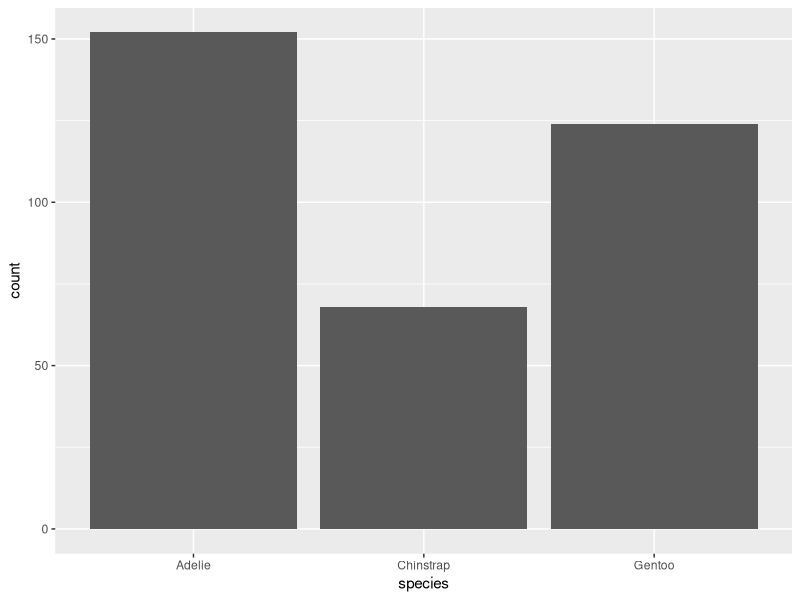
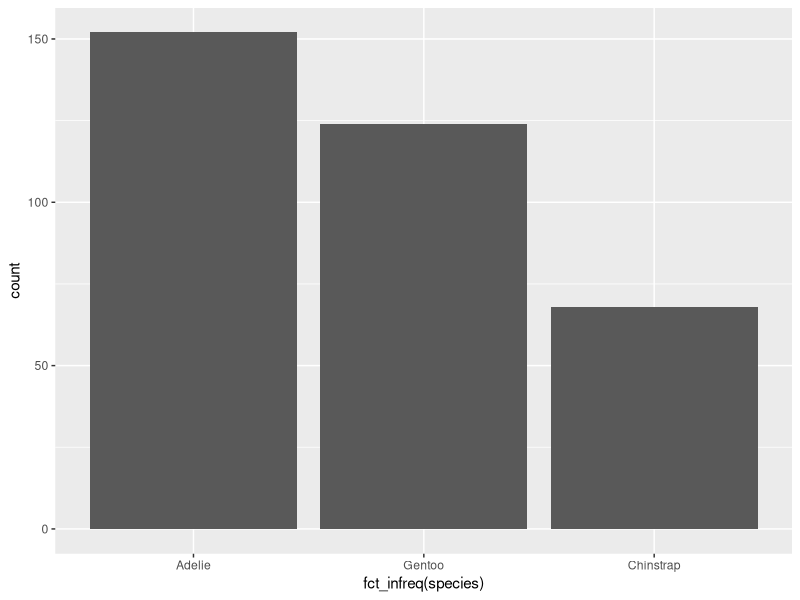
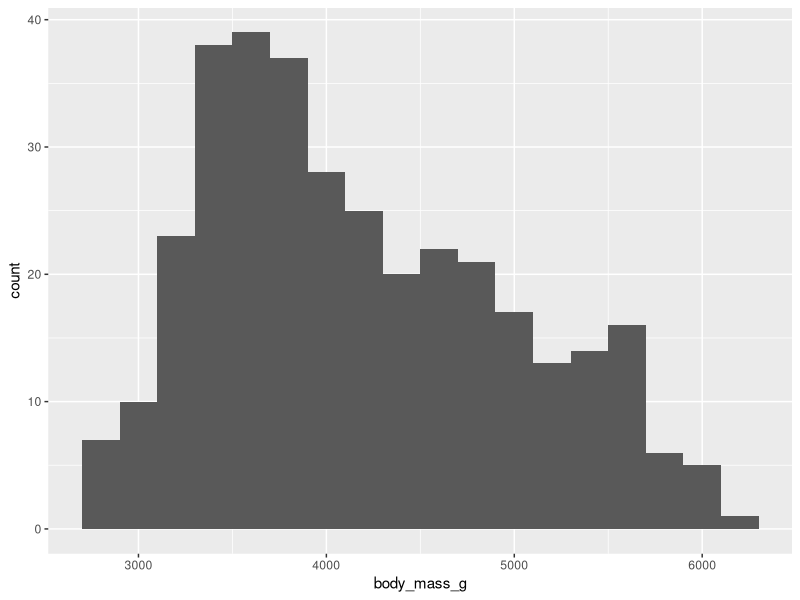
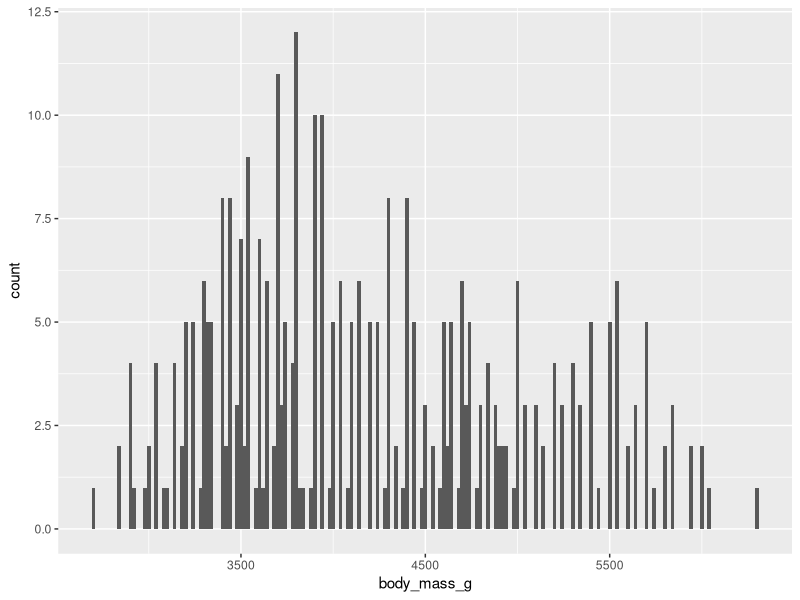
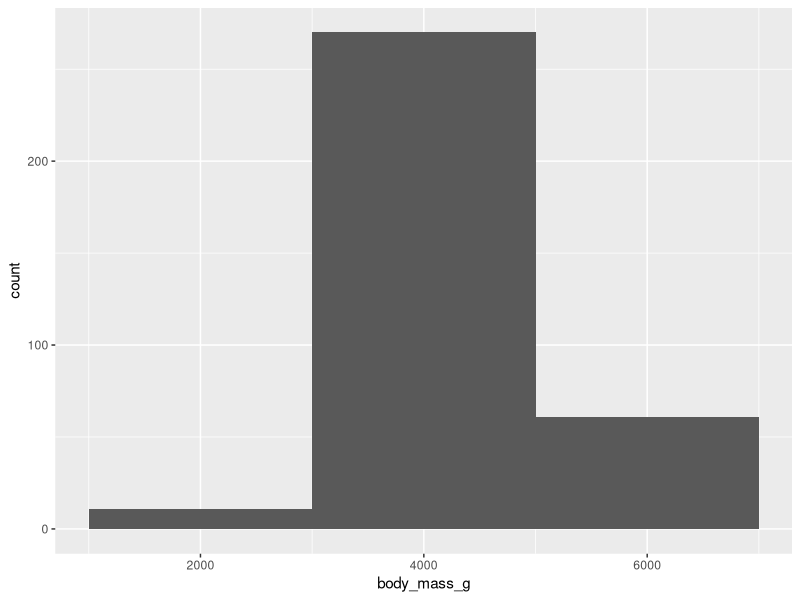
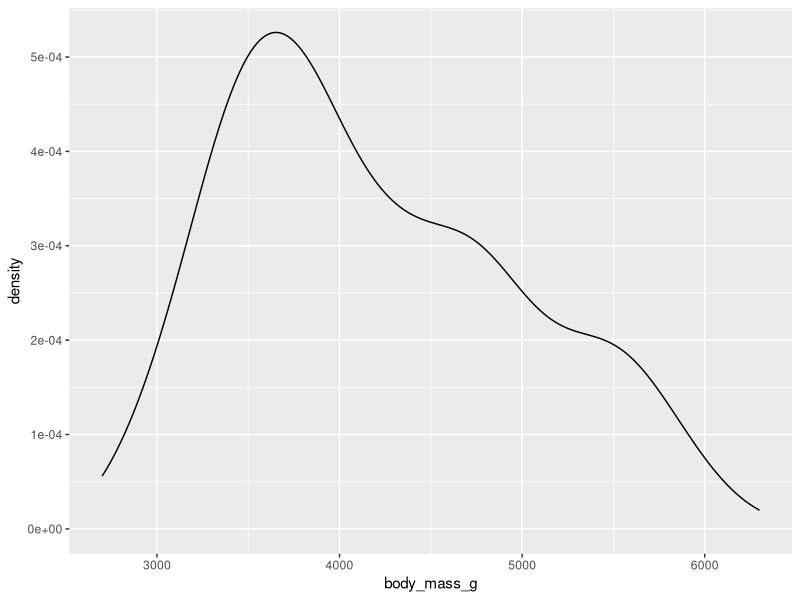
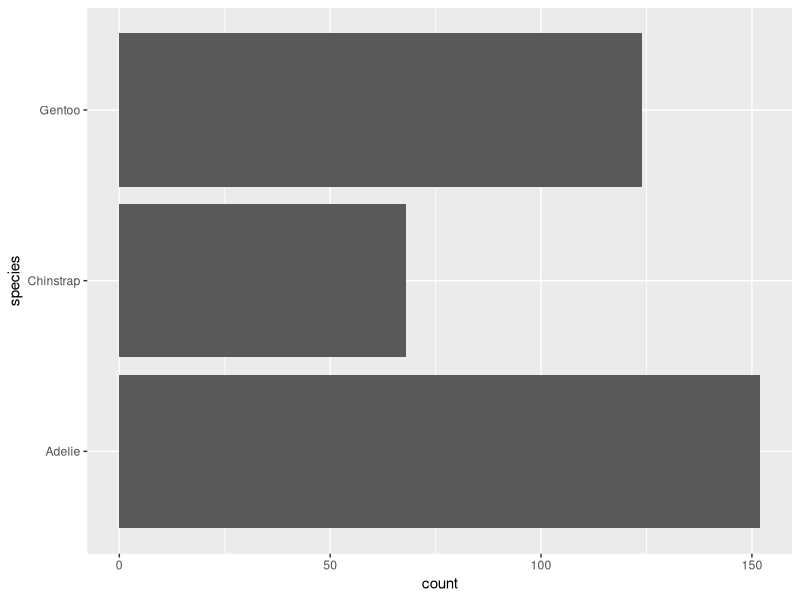
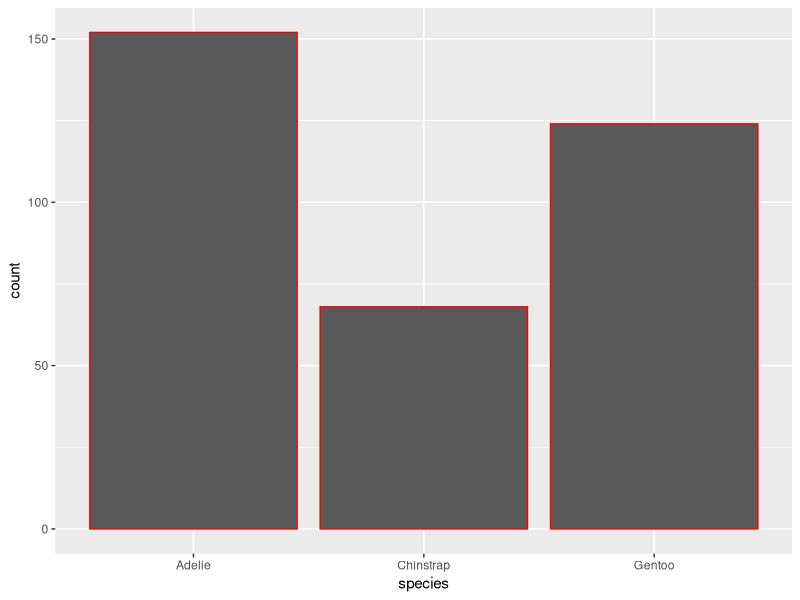

These figures' R source, in order:
library(tidyverse)
library(ggthemes)
library(palmerpenguins)
ggplot(penguins, aes(x = species)) + geom_bar()
ggplot(penguins, aes(x = fct_infreq(species))) + geom_bar()
ggplot(penguins, aes(x = body_mass_g)) + geom_histogram(binwidth = 200)
ggplot(penguins, aes(x = body_mass_g)) + geom_histogram(binwidth = 20)
ggplot(penguins, aes(x = body_mass_g)) + geom_histogram(binwidth = 2000)
ggplot(penguins, aes(x = body_mass_g)) + geom_density()
1.
ggplot(penguins, aes(y = species)) + geom_bar()
2.
ggplot(penguins, aes(x = species)) + geom_bar(color = "red")
ggplot(penguins, aes(x = species)) + geom_bar(fill = "red")
3.
ggplot(penguins, aes(x = body_mass_g, fill = species)) + geom_histogram(bins = 10) + scale_fill_colorblind() + theme_bw()
4.
?diamonds
View(diamonds)
ggplot(diamonds, aes(x = carat)) + geom_histogram(binwidth = 0.02)
